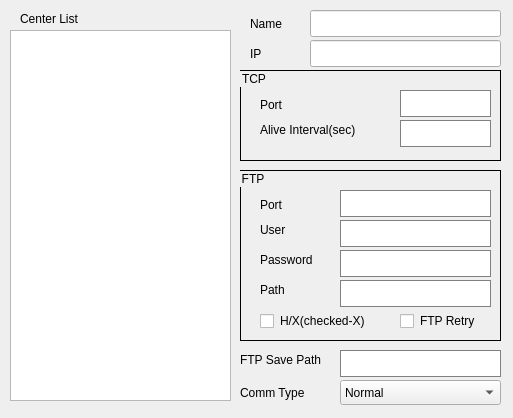
<?xml version="1.0" encoding="UTF-8"?>
<ui version="4.0">
 <class>CenterDlg</class>
 <widget class="QDialog" name="CenterDlg">
  <property name="geometry">
   <rect>
    <x>0</x>
    <y>0</y>
    <width>513</width>
    <height>418</height>
   </rect>
  </property>
  <property name="windowTitle">
   <string>Dialog</string>
  </property>
  <widget class="QLineEdit" name="leCenterName">
   <property name="geometry">
    <rect>
     <x>310</x>
     <y>10</y>
     <width>191</width>
     <height>27</height>
    </rect>
   </property>
  </widget>
  <widget class="QListView" name="lvCenterList">
   <property name="geometry">
    <rect>
     <x>10</x>
     <y>30</y>
     <width>221</width>
     <height>371</height>
    </rect>
   </property>
  </widget>
  <widget class="QLabel" name="label">
   <property name="geometry">
    <rect>
     <x>250</x>
     <y>15</y>
     <width>61</width>
     <height>17</height>
    </rect>
   </property>
   <property name="text">
    <string>Name</string>
   </property>
  </widget>
  <widget class="QLineEdit" name="leIP">
   <property name="geometry">
    <rect>
     <x>310</x>
     <y>40</y>
     <width>191</width>
     <height>27</height>
    </rect>
   </property>
  </widget>
  <widget class="QLabel" name="label_2">
   <property name="geometry">
    <rect>
     <x>250</x>
     <y>45</y>
     <width>67</width>
     <height>17</height>
    </rect>
   </property>
   <property name="text">
    <string>IP</string>
   </property>
  </widget>
  <widget class="QGroupBox" name="groupBox_6">
   <property name="geometry">
    <rect>
     <x>240</x>
     <y>70</y>
     <width>261</width>
     <height>91</height>
    </rect>
   </property>
   <property name="styleSheet">
    <string notr="true">border : 1px  solid #000;</string>
   </property>
   <property name="title">
    <string>TCP</string>
   </property>
   <widget class="QLabel" name="label_58">
    <property name="geometry">
     <rect>
      <x>20</x>
      <y>50</y>
      <width>121</width>
      <height>20</height>
     </rect>
    </property>
    <property name="styleSheet">
     <string notr="true">border: 1px;
</string>
    </property>
    <property name="text">
     <string>Alive Interval(sec)</string>
    </property>
   </widget>
   <widget class="QLineEdit" name="leAliveInterval">
    <property name="geometry">
     <rect>
      <x>160</x>
      <y>50</y>
      <width>91</width>
      <height>27</height>
     </rect>
    </property>
    <property name="styleSheet">
     <string notr="true">border: 1px solid gray;
</string>
    </property>
   </widget>
   <widget class="QLineEdit" name="leTCPPort">
    <property name="geometry">
     <rect>
      <x>160</x>
      <y>20</y>
      <width>91</width>
      <height>27</height>
     </rect>
    </property>
    <property name="styleSheet">
     <string notr="true">border: 1px solid gray;
</string>
    </property>
   </widget>
   <widget class="QLabel" name="label_59">
    <property name="geometry">
     <rect>
      <x>20</x>
      <y>25</y>
      <width>121</width>
      <height>20</height>
     </rect>
    </property>
    <property name="styleSheet">
     <string notr="true">border: 1px;
</string>
    </property>
    <property name="text">
     <string>Port</string>
    </property>
   </widget>
  </widget>
  <widget class="QGroupBox" name="groupBox_7">
   <property name="geometry">
    <rect>
     <x>240</x>
     <y>170</y>
     <width>261</width>
     <height>171</height>
    </rect>
   </property>
   <property name="styleSheet">
    <string notr="true">border : 1px  solid #000;</string>
   </property>
   <property name="title">
    <string>FTP</string>
   </property>
   <widget class="QLabel" name="label_62">
    <property name="geometry">
     <rect>
      <x>20</x>
      <y>50</y>
      <width>71</width>
      <height>20</height>
     </rect>
    </property>
    <property name="styleSheet">
     <string notr="true">border: 1px;
</string>
    </property>
    <property name="text">
     <string>User</string>
    </property>
   </widget>
   <widget class="QLineEdit" name="leFTPUser">
    <property name="geometry">
     <rect>
      <x>100</x>
      <y>50</y>
      <width>151</width>
      <height>27</height>
     </rect>
    </property>
    <property name="styleSheet">
     <string notr="true">border: 1px solid gray;
</string>
    </property>
   </widget>
   <widget class="QLineEdit" name="leFTPPort">
    <property name="geometry">
     <rect>
      <x>100</x>
      <y>20</y>
      <width>151</width>
      <height>27</height>
     </rect>
    </property>
    <property name="styleSheet">
     <string notr="true">border: 1px solid gray;
</string>
    </property>
   </widget>
   <widget class="QLabel" name="label_63">
    <property name="geometry">
     <rect>
      <x>20</x>
      <y>25</y>
      <width>71</width>
      <height>20</height>
     </rect>
    </property>
    <property name="styleSheet">
     <string notr="true">border: 1px;
</string>
    </property>
    <property name="text">
     <string>Port</string>
    </property>
   </widget>
   <widget class="QLabel" name="label_64">
    <property name="geometry">
     <rect>
      <x>20</x>
      <y>80</y>
      <width>71</width>
      <height>20</height>
     </rect>
    </property>
    <property name="styleSheet">
     <string notr="true">border: 1px;
</string>
    </property>
    <property name="text">
     <string>Password</string>
    </property>
   </widget>
   <widget class="QLineEdit" name="leFTPPassword">
    <property name="geometry">
     <rect>
      <x>100</x>
      <y>80</y>
      <width>151</width>
      <height>27</height>
     </rect>
    </property>
    <property name="styleSheet">
     <string notr="true">border: 1px solid gray;
</string>
    </property>
   </widget>
   <widget class="QLabel" name="label_65">
    <property name="geometry">
     <rect>
      <x>20</x>
      <y>110</y>
      <width>71</width>
      <height>20</height>
     </rect>
    </property>
    <property name="styleSheet">
     <string notr="true">border: 1px;
</string>
    </property>
    <property name="text">
     <string>Path</string>
    </property>
   </widget>
   <widget class="QLineEdit" name="leFTPPath">
    <property name="geometry">
     <rect>
      <x>100</x>
      <y>110</y>
      <width>151</width>
      <height>27</height>
     </rect>
    </property>
    <property name="styleSheet">
     <string notr="true">border: 1px solid gray;
</string>
    </property>
   </widget>
   <widget class="QCheckBox" name="chkFileName_HX">
    <property name="geometry">
     <rect>
      <x>20</x>
      <y>140</y>
      <width>131</width>
      <height>22</height>
     </rect>
    </property>
    <property name="styleSheet">
     <string notr="true">border : 0px</string>
    </property>
    <property name="text">
     <string>H/X(checked-X)</string>
    </property>
   </widget>
   <widget class="QCheckBox" name="chkFTPRetry">
    <property name="geometry">
     <rect>
      <x>160</x>
      <y>140</y>
      <width>91</width>
      <height>22</height>
     </rect>
    </property>
    <property name="styleSheet">
     <string notr="true">border : 0px</string>
    </property>
    <property name="text">
     <string>FTP Retry</string>
    </property>
   </widget>
  </widget>
  <widget class="QLabel" name="label_3">
   <property name="geometry">
    <rect>
     <x>20</x>
     <y>10</y>
     <width>81</width>
     <height>17</height>
    </rect>
   </property>
   <property name="text">
    <string>Center List</string>
   </property>
  </widget>
  <widget class="QLabel" name="label_4">
   <property name="geometry">
    <rect>
     <x>240</x>
     <y>380</y>
     <width>101</width>
     <height>25</height>
    </rect>
   </property>
   <property name="text">
    <string>Comm Type</string>
   </property>
  </widget>
  <widget class="QComboBox" name="cbCommType">
   <property name="geometry">
    <rect>
     <x>340</x>
     <y>380</y>
     <width>161</width>
     <height>25</height>
    </rect>
   </property>
   <item>
    <property name="text">
     <string>Normal</string>
    </property>
   </item>
   <item>
    <property name="text">
     <string>RemoteComm</string>
    </property>
   </item>
   <item>
    <property name="text">
     <string>FTP_Only</string>
    </property>
   </item>
  </widget>
  <widget class="QLabel" name="label_66">
   <property name="geometry">
    <rect>
     <x>240</x>
     <y>350</y>
     <width>101</width>
     <height>20</height>
    </rect>
   </property>
   <property name="styleSheet">
    <string notr="true">border: 1px;
</string>
   </property>
   <property name="text">
    <string>FTP Save Path</string>
   </property>
  </widget>
  <widget class="QLineEdit" name="leFTPSavePath">
   <property name="geometry">
    <rect>
     <x>340</x>
     <y>350</y>
     <width>161</width>
     <height>27</height>
    </rect>
   </property>
   <property name="styleSheet">
    <string notr="true">border: 1px solid gray;
</string>
   </property>
  </widget>
 </widget>
 <resources/>
 <connections/>
</ui>
